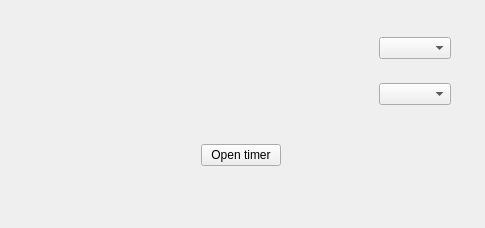
<?xml version="1.0" encoding="UTF-8"?>
<ui version="4.0">
 <class>MainWindow</class>
 <widget class="QMainWindow" name="MainWindow">
  <property name="geometry">
   <rect>
    <x>0</x>
    <y>0</y>
    <width>485</width>
    <height>228</height>
   </rect>
  </property>
  <property name="windowTitle">
   <string>MainWindow</string>
  </property>
  <widget class="QWidget" name="centralwidget">
   <widget class="QWidget" name="layoutWidget">
    <property name="geometry">
     <rect>
      <x>30</x>
      <y>30</y>
      <width>421</width>
      <height>141</height>
     </rect>
    </property>
    <layout class="QVBoxLayout" name="verticalLayout">
     <item>
      <layout class="QHBoxLayout" name="horizontalLayout">
       <item>
        <widget class="QLabel" name="timeLabel">
         <property name="font">
          <font>
           <pointsize>20</pointsize>
          </font>
         </property>
         <property name="text">
          <string/>
         </property>
        </widget>
       </item>
       <item>
        <spacer name="horizontalSpacer_6">
         <property name="orientation">
          <enum>Qt::Horizontal</enum>
         </property>
         <property name="sizeHint" stdset="0">
          <size>
           <width>40</width>
           <height>20</height>
          </size>
         </property>
        </spacer>
       </item>
       <item>
        <spacer name="horizontalSpacer">
         <property name="orientation">
          <enum>Qt::Horizontal</enum>
         </property>
         <property name="sizeHint" stdset="0">
          <size>
           <width>40</width>
           <height>20</height>
          </size>
         </property>
        </spacer>
       </item>
       <item>
        <widget class="QComboBox" name="selectTimeFormat"/>
       </item>
      </layout>
     </item>
     <item>
      <layout class="QHBoxLayout" name="horizontalLayout_2">
       <item>
        <widget class="QLabel" name="dateLabel">
         <property name="font">
          <font>
           <family>Noto Sans Myanmar</family>
           <pointsize>14</pointsize>
          </font>
         </property>
         <property name="text">
          <string/>
         </property>
        </widget>
       </item>
       <item>
        <spacer name="horizontalSpacer_2">
         <property name="orientation">
          <enum>Qt::Horizontal</enum>
         </property>
         <property name="sizeHint" stdset="0">
          <size>
           <width>40</width>
           <height>20</height>
          </size>
         </property>
        </spacer>
       </item>
       <item>
        <widget class="QComboBox" name="selectDateFormat"/>
       </item>
      </layout>
     </item>
     <item>
      <spacer name="horizontalSpacer_5">
       <property name="orientation">
        <enum>Qt::Horizontal</enum>
       </property>
       <property name="sizeHint" stdset="0">
        <size>
         <width>40</width>
         <height>20</height>
        </size>
       </property>
      </spacer>
     </item>
     <item>
      <layout class="QHBoxLayout" name="horizontalLayout_3">
       <item>
        <spacer name="horizontalSpacer_3">
         <property name="orientation">
          <enum>Qt::Horizontal</enum>
         </property>
         <property name="sizeHint" stdset="0">
          <size>
           <width>40</width>
           <height>20</height>
          </size>
         </property>
        </spacer>
       </item>
       <item>
        <widget class="QPushButton" name="openTimer">
         <property name="text">
          <string>Open timer</string>
         </property>
        </widget>
       </item>
       <item>
        <spacer name="horizontalSpacer_4">
         <property name="orientation">
          <enum>Qt::Horizontal</enum>
         </property>
         <property name="sizeHint" stdset="0">
          <size>
           <width>40</width>
           <height>20</height>
          </size>
         </property>
        </spacer>
       </item>
      </layout>
     </item>
    </layout>
   </widget>
  </widget>
  <widget class="QMenuBar" name="menubar">
   <property name="geometry">
    <rect>
     <x>0</x>
     <y>0</y>
     <width>485</width>
     <height>25</height>
    </rect>
   </property>
  </widget>
 </widget>
 <resources/>
 <connections/>
</ui>
